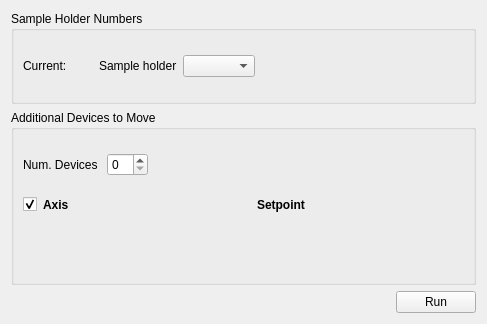
<?xml version="1.0" encoding="UTF-8"?>
<ui version="4.0">
 <class>Form</class>
 <widget class="QWidget" name="Form">
  <property name="geometry">
   <rect>
    <x>0</x>
    <y>0</y>
    <width>487</width>
    <height>324</height>
   </rect>
  </property>
  <property name="windowTitle">
   <string>${DEVICE_TITLE}</string>
  </property>
  <layout class="QVBoxLayout" name="verticalLayout">
   <item>
    <widget class="QGroupBox" name="groupBox_2">
     <property name="title">
      <string>Sample Holder Numbers</string>
     </property>
     <layout class="QVBoxLayout" name="verticalLayout_2">
      <item>
       <layout class="QHBoxLayout" name="horizontalLayout_6">
        <item>
         <widget class="QLabel" name="current_sample_label">
          <property name="text">
           <string>Current:    </string>
          </property>
         </widget>
        </item>
        <item>
         <widget class="PyDMLabel" name="current_sample_num_label">
          <property name="toolTip">
           <string/>
          </property>
          <property name="precision" stdset="0">
           <number>0</number>
          </property>
          <property name="showUnits" stdset="0">
           <bool>false</bool>
          </property>
          <property name="precisionFromPV" stdset="0">
           <bool>true</bool>
          </property>
          <property name="alarmSensitiveContent" stdset="0">
           <bool>false</bool>
          </property>
          <property name="alarmSensitiveBorder" stdset="0">
           <bool>true</bool>
          </property>
          <property name="PyDMToolTip" stdset="0">
           <string/>
          </property>
          <property name="channel" stdset="0">
           <string>haven://${DEVICE}.current_sample</string>
          </property>
          <property name="enableRichText" stdset="0">
           <bool>false</bool>
          </property>
          <property name="displayFormat" stdset="0">
           <enum>PyDMLabel::String</enum>
          </property>
         </widget>
        </item>
        <item>
         <widget class="QLabel" name="sample_label">
          <property name="sizePolicy">
           <sizepolicy hsizetype="Fixed" vsizetype="Preferred">
            <horstretch>0</horstretch>
            <verstretch>0</verstretch>
           </sizepolicy>
          </property>
          <property name="text">
           <string>Sample holder</string>
          </property>
         </widget>
        </item>
        <item>
         <widget class="QComboBox" name="sample_combo_box"/>
        </item>
        <item>
         <spacer name="horizontalSpacer_5">
          <property name="orientation">
           <enum>Qt::Horizontal</enum>
          </property>
          <property name="sizeHint" stdset="0">
           <size>
            <width>490</width>
            <height>52</height>
           </size>
          </property>
         </spacer>
        </item>
       </layout>
      </item>
     </layout>
    </widget>
   </item>
   <item>
    <widget class="QGroupBox" name="groupBox_3">
     <property name="title">
      <string>Additional Devices to Move</string>
     </property>
     <layout class="QVBoxLayout" name="verticalLayout_3">
      <item>
       <layout class="QHBoxLayout" name="horizontalLayout_4">
        <item>
         <widget class="QLabel" name="num_motor_label">
          <property name="sizePolicy">
           <sizepolicy hsizetype="Fixed" vsizetype="Fixed">
            <horstretch>0</horstretch>
            <verstretch>0</verstretch>
           </sizepolicy>
          </property>
          <property name="text">
           <string>Num. Devices </string>
          </property>
         </widget>
        </item>
        <item>
         <widget class="QSpinBox" name="num_regions_spin_box">
          <property name="enabled">
           <bool>true</bool>
          </property>
          <property name="wrapping">
           <bool>false</bool>
          </property>
          <property name="readOnly">
           <bool>false</bool>
          </property>
          <property name="correctionMode">
           <enum>QAbstractSpinBox::CorrectToNearestValue</enum>
          </property>
          <property name="minimum">
           <number>0</number>
          </property>
          <property name="value">
           <number>0</number>
          </property>
          <property name="displayIntegerBase">
           <number>10</number>
          </property>
         </widget>
        </item>
        <item>
         <spacer name="horizontalSpacer_3">
          <property name="orientation">
           <enum>Qt::Horizontal</enum>
          </property>
          <property name="sizeHint" stdset="0">
           <size>
            <width>490</width>
            <height>52</height>
           </size>
          </property>
         </spacer>
        </item>
       </layout>
      </item>
      <item>
       <layout class="QGridLayout" name="regions_layout">
        <property name="topMargin">
         <number>0</number>
        </property>
        <item row="0" column="1">
         <widget class="QLabel" name="label">
          <property name="font">
           <font>
            <weight>75</weight>
            <bold>true</bold>
           </font>
          </property>
          <property name="text">
           <string>Axis</string>
          </property>
         </widget>
        </item>
        <item row="0" column="2">
         <widget class="QLabel" name="label_2">
          <property name="font">
           <font>
            <weight>75</weight>
            <bold>true</bold>
           </font>
          </property>
          <property name="text">
           <string>Setpoint</string>
          </property>
         </widget>
        </item>
        <item row="0" column="0">
         <widget class="QCheckBox" name="enable_all_checkbox">
          <property name="sizePolicy">
           <sizepolicy hsizetype="Fixed" vsizetype="Fixed">
            <horstretch>0</horstretch>
            <verstretch>0</verstretch>
           </sizepolicy>
          </property>
          <property name="text">
           <string/>
          </property>
          <property name="checked">
           <bool>true</bool>
          </property>
         </widget>
        </item>
       </layout>
      </item>
      <item>
       <spacer name="verticalSpacer">
        <property name="orientation">
         <enum>Qt::Vertical</enum>
        </property>
        <property name="sizeHint" stdset="0">
         <size>
          <width>20</width>
          <height>40</height>
         </size>
        </property>
       </spacer>
      </item>
     </layout>
    </widget>
   </item>
   <item>
    <layout class="QHBoxLayout" name="horizontalLayout_5">
     <item>
      <spacer name="buttons_spacer">
       <property name="orientation">
        <enum>Qt::Horizontal</enum>
       </property>
       <property name="sizeHint" stdset="0">
        <size>
         <width>40</width>
         <height>20</height>
        </size>
       </property>
      </spacer>
     </item>
     <item>
      <widget class="QueueButton" name="run_button">
       <property name="text">
        <string>Run</string>
       </property>
      </widget>
     </item>
    </layout>
   </item>
  </layout>
 </widget>
 <customwidgets>
  <customwidget>
   <class>PyDMLabel</class>
   <extends>QLabel</extends>
   <header>pydm.widgets.label</header>
  </customwidget>
  <customwidget>
   <class>QueueButton</class>
   <extends>QPushButton</extends>
   <header>firefly.queue_button</header>
  </customwidget>
 </customwidgets>
 <resources/>
 <connections/>
</ui>
